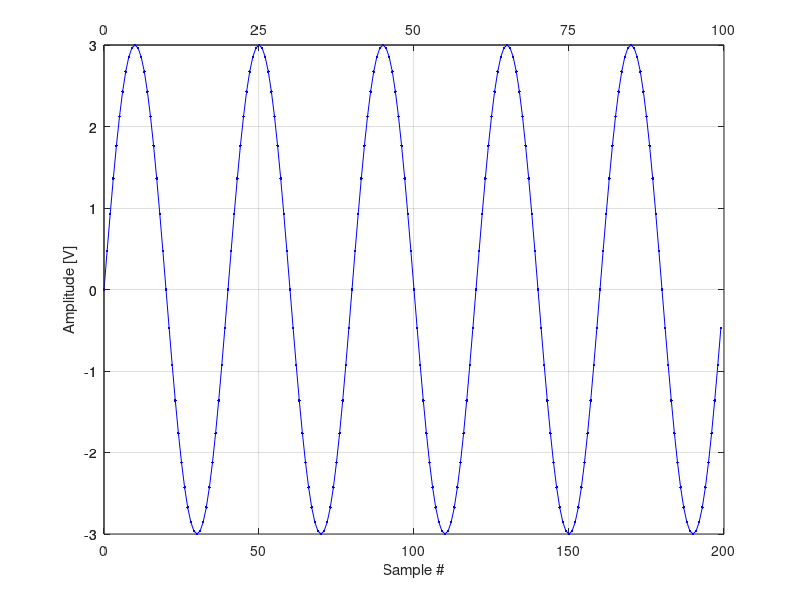

Write MATLAB code to recreate this figure. (Note: this script raises an error after producing the figure.)

close all; clearvars; clc

Ncyc = 5;                                                                           % Number of sinusoid cycle to be simulated
Fc = 50;                                                                            % Sinusoid frequency [Hz]
A = 3;                                                                              % Sinusoid amplitude [V]
Fs = 2e3;                                                                           % Sample rate [Sa/s]

AdcRes = 8;                                                                         % ADC resolution (for 2nd y-axis conversion)
Nsp = Fs/Fc;                                                                        % Expected number of samples per sinusoidal period (to be checked on 1st x-axis)
xSamp = 0:Ncyc*Fs/Fc-1;
xTime = 1/Fs*xSamp;
ySgn = A*sin(2*pi*Fc*xTime);

figure
plot(xSamp,ySgn,'b.-')
xlabel('Sample #');
ylabel('Amplitude [V]')
grid on

Axis1 = gca;                                                                        % get current 1st (main) axis info
Axis2 = axes('Position',get(Axis1,'Position'),'Color','none');                      % create 2nd axis (blank)
linkaxes([Axis1 Axis2],'xy');                                                       % link 2nd axis to 1st axis on both X-Y

set(Axis2,'XAxisLocation','top');                                                   % set 2nd x-axis on the top
set(Axis2,'XLim',get(Axis1,'XLim'));                                                % set same xlim as main x-axis
set(Axis2,'XTick',get(Axis1,'XTick'));                                              % use same ticks number and position as main x-axis
set(Axis2,'XTickLabel',get(Axis1,'XTick')*1e3/Fs);                                  % set 2nd x-axis tick labels (by scaling 1st axis ones)
Axis2.XLabel.String = 'Time [ms]';                                                  % set 2nd x-axis label

set(Axis2,'YAxisLocation','right');                                                 % set 2nd y-axis on the right
set(Axis2,'YLim',get(Axis1,'YLim'));
set(Axis2,'YTick',get(Axis1,'YTick'));
set(Axis2,'YTickLabel',round((get(Axis1,'YTick')/(2*A)+0.5)*2^AdcRes));
Axis2.YLabel.String = 'ADC level [.]';
